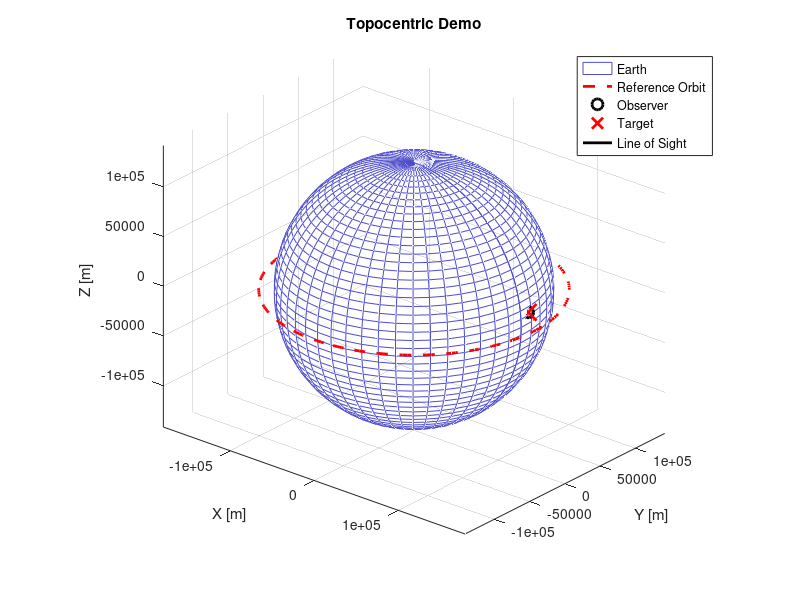

The MATLAB script that drew this image:
% % % % By Shireen Fathy
% % % % This shows how to see a target from a point on Earth

function simple_topocentric_demo()
% % %  User Inputs 
fprintf(" Shireen please enter the data \n")
    lat = input('Enter latitude (deg): ');   %latitude on Earth
    lon = input('Enter longitude (deg): '); % longitude on Earth
    h   = input('Enter altitude (m): ');  % height from sea level
    A   = input('Azimuth (deg): ');  % which direction is the target (0=N,90=E)
    el  = input('Elevation (deg): ');  % how high is the target in the sky
    rng = input('Range (m): '); % distance to the target
% % % Earth Parameters
    Re = 6378137;  % radius of Earth in meters 
    f  = 1/298.257;    % how squished is the Earth (flattening)
% % % Compute Positions
    R_ecef   = geodetic2ecef(lat, lon, h, Re, f);  % my position in 3D space
    rho_ecef = azelrange2ecef(A, el, rng, lat, lon);   % target vector from me
    r_ecef   = R_ecef + rho_ecef; % target absolute position
% % % %  Plotting 
    figure; hold on; grid on; axis equal;
    scale = 1/50;
    Re_vis = Re*scale;   % shrink everything to see it better

% --- Plot Earth as a sphere ---
    [Xe,Ye,Ze] = sphere(50);
    mesh(Re_vis*Xe, Re_vis*Ye, Re_vis*Ze, ...
        'EdgeColor',[0.3 0.3 0.8], 'FaceAlpha',0); % just the outline, looks like a globe
% --- Plot a simple circular orbit for fun ---
    theta = linspace(0,2*pi,200);
    r_orbit = (Re+700e3)*scale; % 700 km above Earth
    plot3(r_orbit*cos(theta), r_orbit*sin(theta), zeros(size(theta)),'r--','LineWidth',2);

% --- Plot me and the target ---
    plot3(R_ecef(1)*scale,R_ecef(2)*scale,R_ecef(3)*scale,'ko','MarkerSize',8,'LineWidth',2); % me = black dot
    plot3(r_ecef(1)*scale,r_ecef(2)*scale,r_ecef(3)*scale,'rx','MarkerSize',12,'LineWidth',2); % target = red X

    % --- Draw line from me to the target ---
    plot3([R_ecef(1) r_ecef(1)]*scale, ...
          [R_ecef(2) r_ecef(2)]*scale, ...
          [R_ecef(3) r_ecef(3)]*scale,'k-','LineWidth',2); % my line of sight

 % Labels and Title 
    xlabel('X [m]'); ylabel('Y [m]'); zlabel('Z [m]'); % axes labels
    title(' Topocentric Demo '); % fun title
    legend('Earth','Reference Orbit','Observer','Target','Line of Sight','Location','best');

    view(40,25); % nice angle to see everything
end

% % % % % % %  Helper Functions
function R_ecef = geodetic2ecef(phi, lambda, H, Re, f)
    % this function convert lat/lon/alt to X,Y,Z (ECEF)
    phi = deg2rad(phi); lambda = deg2rad(lambda);
    e2 = f*(2-f);
    N = Re ./ sqrt(1 - e2*sin(phi).^2);
    X = (N+H).*cos(phi).*cos(lambda);
    Y = (N+H).*cos(phi).*sin(lambda);
    Z = (N*(1-e2)+H).*sin(phi);
    R_ecef = [X;Y;Z]; % return as a column vector
end

function rho_ecef = azelrange2ecef(A, el, rng, phi, lambda)
    % this function convert azimuth/elevation/range to a 3D vector in ECEF
    A=deg2rad(A); el=deg2rad(el); phi=deg2rad(phi); lambda=deg2rad(lambda);
    E = rng*cos(el).*sin(A);
    N = rng*cos(el).*cos(A);
    U = rng*sin(el);
    sL=sin(lambda); cL=cos(lambda); sP=sin(phi); cP=cos(phi);
    T=[-sL cL 0; -sP*cL -sP*sL cP; cP*cL cP*sL sP];
    rho_ecef=T*[E;N;U]; % final vector from observer to target
end
